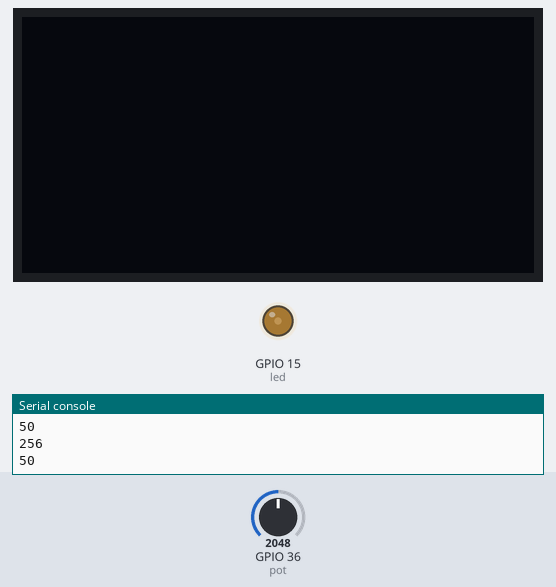
A program run on a simulated ESP32 board running MicroPython. Shown: 128×64 one-colour display, output pins drawn as LEDs (lit = HIGH), the last lines printed to the serial console. The test bench sets the inputs (shaded band); at power-on: GPIO 36 (pot) = 2048 (analog values on the 0–4095 scale).

Above: at 1.2 s.
1.3 s: GPIO 36 (pot) set to 2866
At 2.7 s:
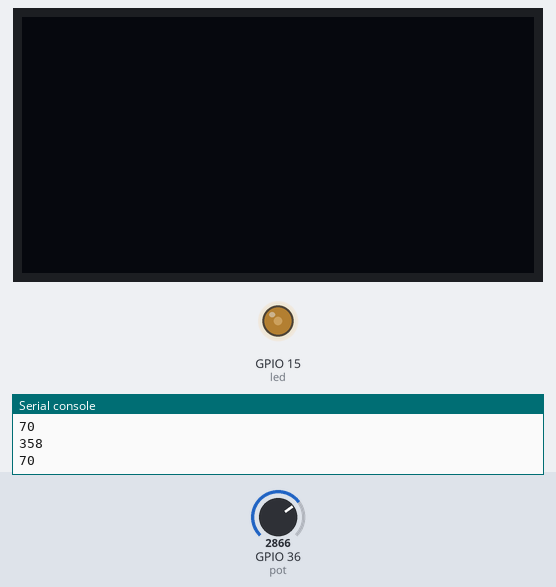
3.0 s: GPIO 36 (pot) set to 0
At 4.0 s:
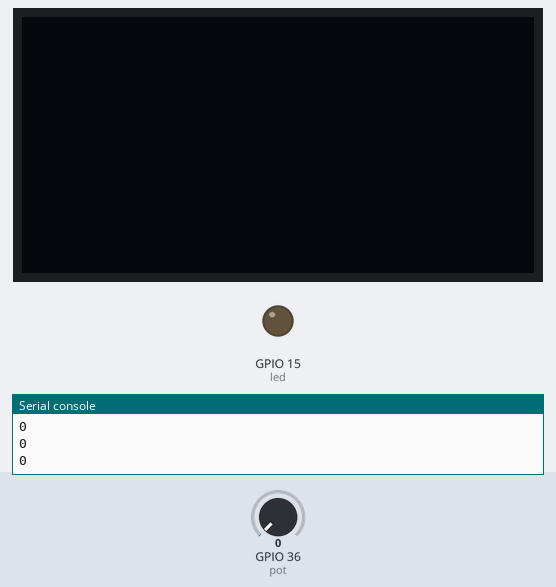
4.5 s: GPIO 36 (pot) set to 2047
At 5.2 s:
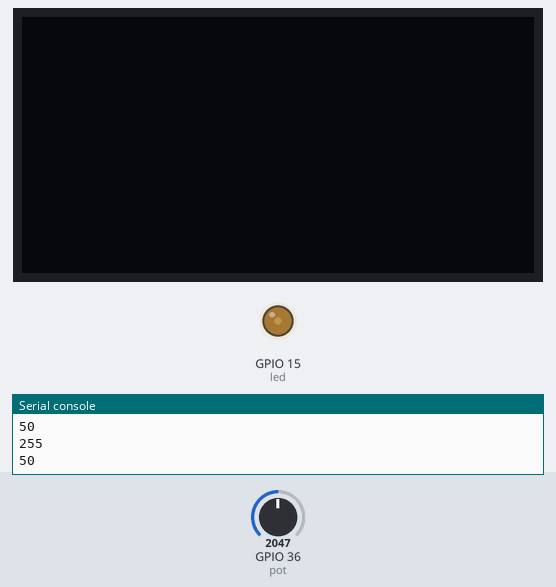
Timing chart, 0 to 7.5 s (numbered marks = the images above; inputs shaded):
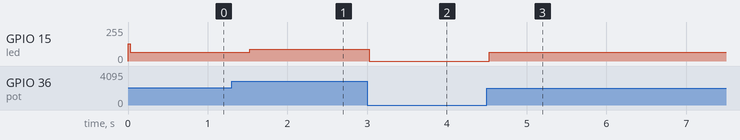

The program:

POT.py
```python
# Complete project details at https://RandomNerdTutorials.com

from machine import Pin, ADC, PWM, I2C
from time import sleep
import machine
import ssd1306
import time


led = PWM(Pin(15),5000)
pot = ADC(Pin(36))
pot.width(ADC .WIDTH_9BIT)
pot.atten(ADC.ATTN_11DB)       #Full range: 3.3v
i2c = machine.I2C(1, scl = machine.Pin(22), sda = machine.Pin(21), freq = 400000)
oled = ssd1306.SSD1306_I2C(128, 64, i2c)

while True:
    pot_value = pot.read()
    print(pot_value)
    led.duty(pot_value)
    n = round(pot_value/511*100)
    print(n)
    time.sleep(0.5)
```

Measured:
- after the input at 1.3 s, GPIO 15 (led): 64/255 → 89/255 after 0.23 s
- after the input at 3.0 s, GPIO 15 (led): 89/255 → 0/255 at once
- after the input at 4.5 s, GPIO 15 (led): 0/255 → 64/255 at once
